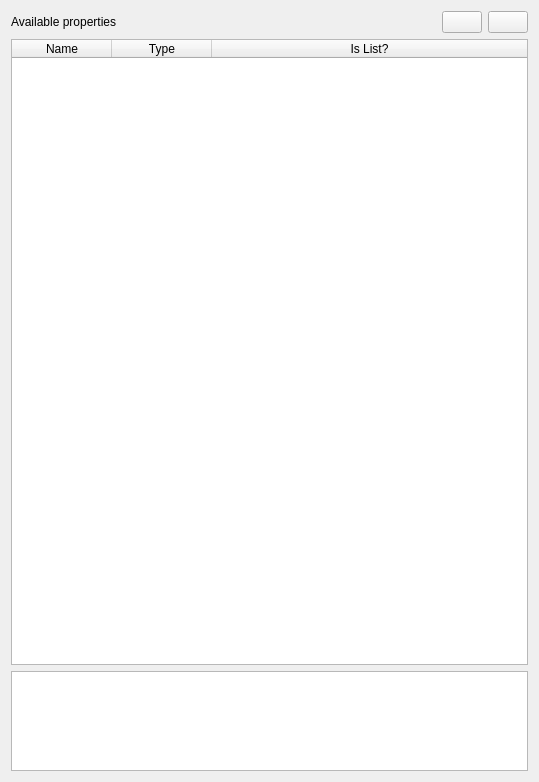
<?xml version="1.0" encoding="UTF-8"?>
<ui version="4.0">
 <class>Form</class>
 <widget class="QWidget" name="Form">
  <property name="geometry">
   <rect>
    <x>0</x>
    <y>0</y>
    <width>539</width>
    <height>782</height>
   </rect>
  </property>
  <property name="windowTitle">
   <string>Form</string>
  </property>
  <layout class="QVBoxLayout" name="verticalLayout">
   <item>
    <layout class="QHBoxLayout" name="horizontalLayout_2">
     <item>
      <widget class="QLabel" name="label_2">
       <property name="text">
        <string>Available properties</string>
       </property>
      </widget>
     </item>
     <item>
      <spacer name="horizontalSpacer">
       <property name="orientation">
        <enum>Qt::Horizontal</enum>
       </property>
       <property name="sizeHint" stdset="0">
        <size>
         <width>407</width>
         <height>18</height>
        </size>
       </property>
      </spacer>
     </item>
     <item>
      <widget class="QPushButton" name="addPropertyBtnWidget">
       <property name="toolTip">
        <string>Add new property</string>
       </property>
       <property name="text">
        <string/>
       </property>
       <property name="icon">
        <iconset>
         <normaloff>../../../../../../../../../../Documents/Trilhas Perdidas/Geoprocessamento/icones/qgis gui/png/symbologyAdd.png</normaloff>../../../../../../../../../../Documents/Trilhas Perdidas/Geoprocessamento/icones/qgis gui/png/symbologyAdd.png</iconset>
       </property>
      </widget>
     </item>
     <item>
      <widget class="QPushButton" name="delPropertyBtnWidget">
       <property name="toolTip">
        <string>Remove selected property</string>
       </property>
       <property name="text">
        <string/>
       </property>
       <property name="icon">
        <iconset>
         <normaloff>../../../../../../../../../../Documents/Trilhas Perdidas/Geoprocessamento/icones/qgis gui/png/symbologyRemove.png</normaloff>../../../../../../../../../../Documents/Trilhas Perdidas/Geoprocessamento/icones/qgis gui/png/symbologyRemove.png</iconset>
       </property>
      </widget>
     </item>
    </layout>
   </item>
   <item>
    <widget class="QTableWidget" name="propertiesTableWidget">
     <property name="minimumSize">
      <size>
       <width>0</width>
       <height>500</height>
      </size>
     </property>
     <property name="selectionMode">
      <enum>QAbstractItemView::ExtendedSelection</enum>
     </property>
     <attribute name="horizontalHeaderStretchLastSection">
      <bool>true</bool>
     </attribute>
     <column>
      <property name="text">
       <string>Name</string>
      </property>
     </column>
     <column>
      <property name="text">
       <string>Type</string>
      </property>
     </column>
     <column>
      <property name="text">
       <string>Is List?</string>
      </property>
     </column>
    </widget>
   </item>
   <item>
    <widget class="QTextBrowser" name="helpBrowser">
     <property name="maximumSize">
      <size>
       <width>16777215</width>
       <height>100</height>
      </size>
     </property>
    </widget>
   </item>
  </layout>
 </widget>
 <resources/>
 <connections/>
</ui>
